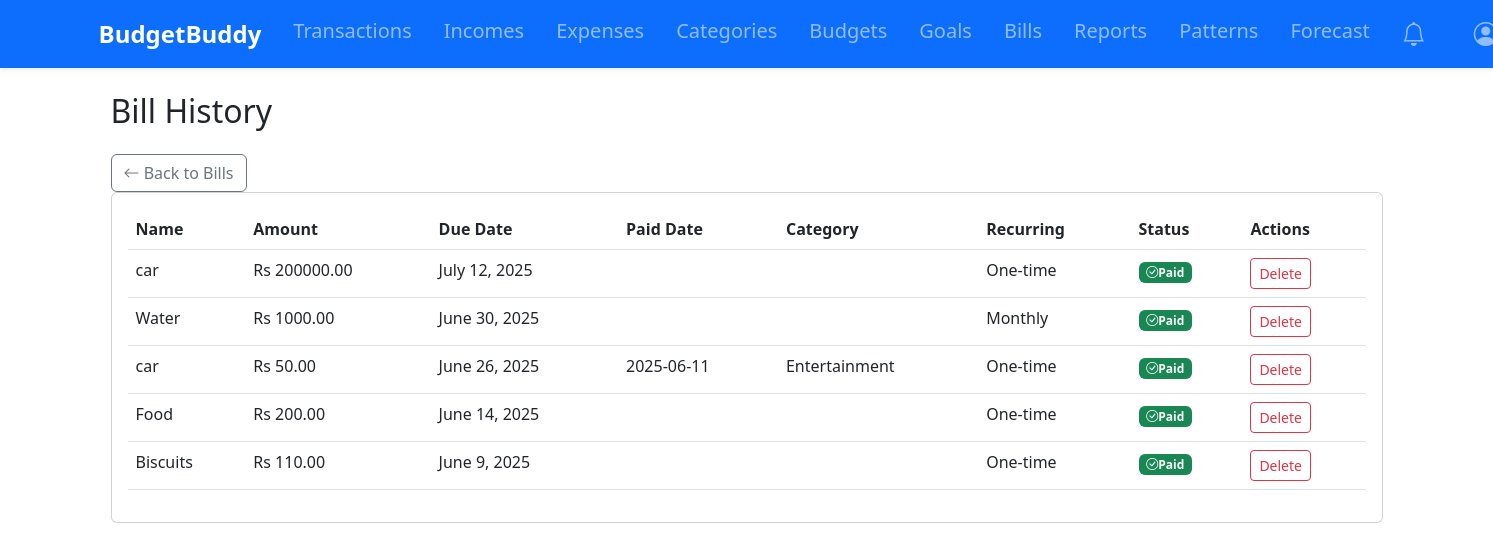
The page /bills/history/ (signed in) on the database its author committed.
### tracker/models.py (models this page shows, shortened)
class Bill(models.Model):
    user = models.ForeignKey(User, on_delete=models.CASCADE)
    name = models.CharField(max_length=100)
    amount = models.DecimalField(max_digits=10, decimal_places=2)
    due_date = models.DateField()
    is_paid = models.BooleanField(default=False)
    paid_date = models.DateField(null=True, blank=True)
    category = models.ForeignKey(Category, on_delete=models.SET_NULL, null=True)
    recurring = models.BooleanField(default=False)
    recurring_frequency = models.CharField(max_length=20, blank=True, choices=[
        ('WEEKLY', 'Weekly'),
        ('MONTHLY', 'Monthly'),
        ('YEARLY', 'Yearly')
    ])

class Category(models.Model):
    name = models.CharField(max_length=100)
    user = models.ForeignKey(User, on_delete=models.CASCADE)
    CATEGORY_TYPES = [
        ('IN', 'Income'),
        ('EX', 'Expense'),
    ]
    category_type = models.CharField(max_length=2, choices=CATEGORY_TYPES)
    def __str__(self):
        return f"{self.name} ({self.get_category_type_display()})"

### tracker/views.py (the view)
# urls.py: path('bills/history/', bill_history, name='bill_history'),
@login_required
def bill_history(request):
    all_bills = Bill.objects.filter(user=request.user, is_paid = True).order_by('-due_date')
    return render(request, 'tracker/bill_history.html', {'bills': all_bills})

### tracker/context_processors.py (called while the page is built)
def notifications_count(request):
    if request.user.is_authenticated:
        return {
            'unread_notifications_count': Notification.objects.filter(
                user=request.user,
                is_read=False
            ).count()
        }
    return {'unread_notifications_count': 0}

### tracker/models.py (called while the page is built)
    def progress(self):
        expenses = Transaction.objects.filter(
            user=self.user,
            category=self.category,
            date__gte=self.start_date,
            date__lte=self.end_date
        ).aggregate(total=models.Sum('amount'))['total'] or 0
        return (expenses / self.amount) * 100 if self.amount else 0

    def progress(self):
        return (self.current_amount / self.target_amount) * 100 if self.target_amount else 0

### tracker/utils.py (called while the page is built, shortened)
def should_send_notification(notification_type, user, message):
    now = timezone.now()
    threshold = {
        'BUDGET': timedelta(hours=12),
        'GOAL': timedelta(days=1),
        'BILL': timedelta(days=1)
    }.get(notification_type, timedelta(days=1))
    existing = Notification.objects.filter(
        user=user,
        notification_type=notification_type,
        message=message,
        is_active=True
    ).order_by('-last_sent').first()
    if not existing:
        return True
    if existing.repeat_frequency == 'ONCE':
        return False
    elif existing.repeat_frequency == 'DAILY' and (now - existing.last_sent) >= timedelta(days=1):
        return True
    elif existing.repeat_frequency == 'WEEKLY' and (now - existing.last_sent) >= timedelta(weeks=1):
        return True
    return False

def create_notification(user, message, notification_type, repeat_frequency='ONCE'):
    if should_send_notification(notification_type, user, message):
        Notification.objects.create(
            user=user,
            message=message,
            notification_type=notification_type,
            repeat_frequency=repeat_frequency
        )

def check_bill_reminders(user):
    try:
        prefs = NotificationPreference.objects.get(user=user)
    except NotificationPreference.DoesNotExist:
        prefs = NotificationPreference(user=user)
    if not prefs.bill_reminders:
        return
    upcoming_bills = Bill.objects.filter(
        user=user,
        is_paid=False,
        due_date__lte=timezone.now().date() + timedelta(days=prefs.bill_days_prior)
    )

### templates/tracker/bill_history.html
{% extends 'base.html' %}
{% block content %}
<div class="container">
    <h2 class="my-4">Bill History</h2>
    <div>
        <a href="{% url 'bill_list' %}" class="btn btn-outline-secondary">
            <i class="bi bi-arrow-left"></i> Back to Bills
        </a>
    </div>
    <div class="card">
        <div class="card-body">
            <table class="table">
                <thead>
                    <tr>
                        <th>Name</th>
                        <th>Amount</th>
                        <th>Due Date</th>
                        <th>Paid Date</th>
                        <th>Category</th>
                        <th>Recurring</th>
                        <th>Status</th>
                        <th>Actions</th>
                    </tr>
                </thead>
                <tbody>
                    {% for bill in bills %}
                    <tr>
                        <td>{{ bill.name }}</td>
                        <td>Rs {{ bill.amount }}</td>
                        <td>{{ bill.due_date }}</td>
                        <td>
                            {% if bill.is_paid %}
                                {{ bill.paid_date|date:"Y-m-d" }}
                            {% else %}
                                -
                            {% endif %}
                        </td>
                        <td>{{ bill.category.name }}</td>
                        <td>
                            {% if bill.recurring %}
                                {{ bill.get_recurring_frequency_display }}
                            {% else %}
                                One-time
                            {% endif %}
                        </td>
                        <td>
                            {% if bill.is_paid %}
                                <span class="badge bg-success"><i class="bi bi-check-circle"></i>Paid</span>
                            {% else %}
                                <span class="badge bg-warning text-dark">Pending</span>
                            {% endif %}
                        </td>
                        <td>
                            <a href="{% url 'delete_bill_from_history' bill.id %}" class="btn btn-sm btn-outline-danger">Delete</a>
                        </td>
                    </tr>
                    {% empty %}
                    <tr>
                        <td colspan="6" class="text-center">No bill history</td>
                    </tr>
                    {% endfor %}
                </tbody>
            </table>
        </div>
    </div>
</div>
{% endblock %}

### rows shown on the page
Bill: name "car", amount "200000.00", due_date "July 12, 2025", recurring "One-time", is_paid True (drawn)
Bill: name "Water", amount "1000.00", due_date "June 30, 2025", recurring_frequency "Monthly", is_paid True (drawn)
Bill: name "car", amount "50.00", due_date "June 26, 2025", paid_date "2025-06-11", category.name "Entertainment", recurring "One-time", is_paid True (drawn)
Bill: name "Food", amount "200.00", due_date "June 14, 2025", recurring "One-time", is_paid True (drawn)
Bill: name "Biscuits", amount "110.00", due_date "June 9, 2025", recurring "One-time", is_paid True (drawn)
